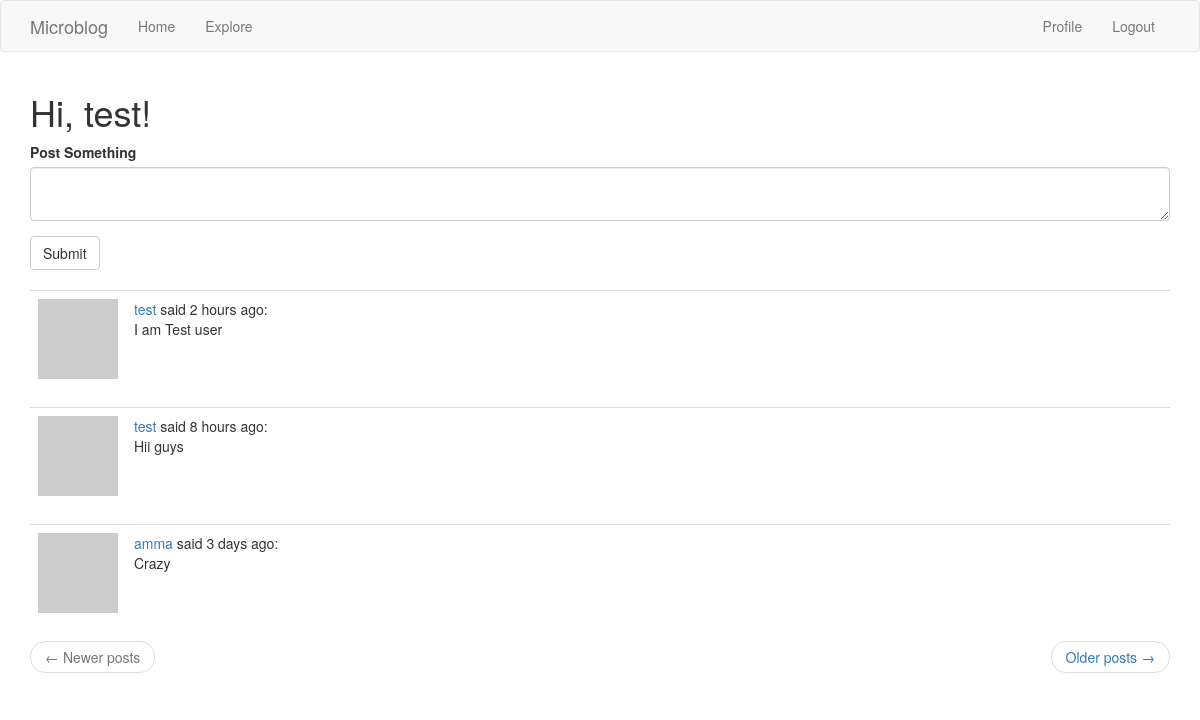
The page /index (signed in) on the database as committed earlier.
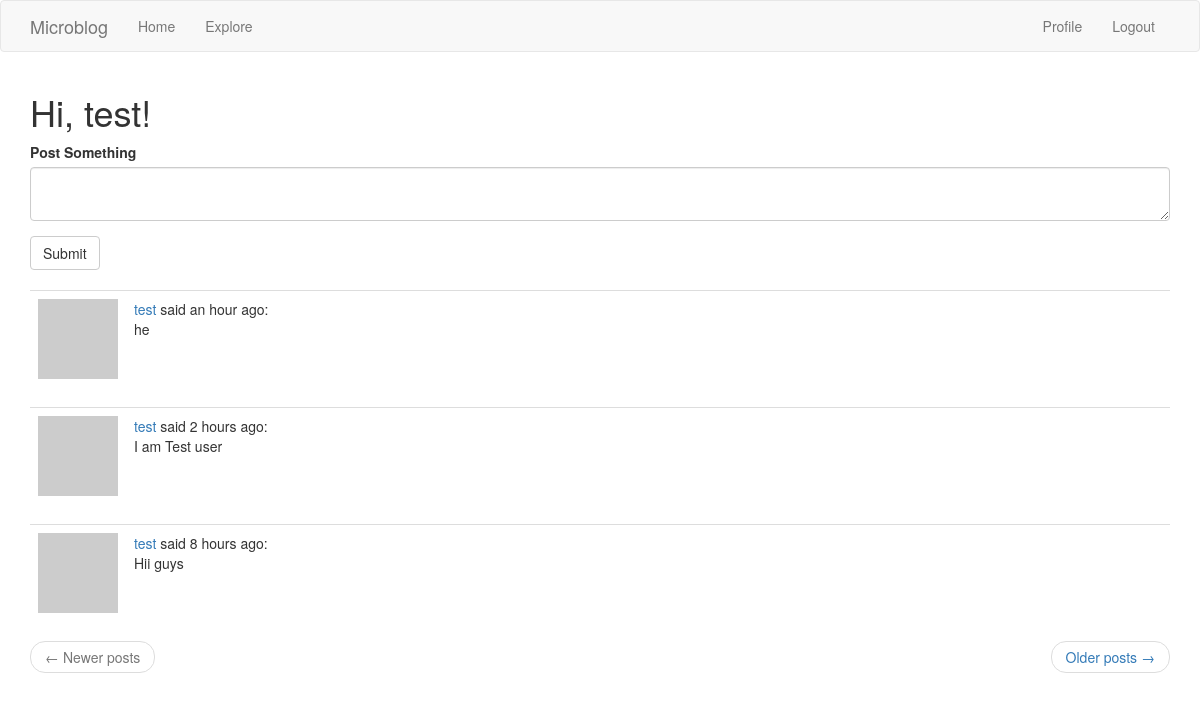
The same page on the database as committed later.
### app/models.py (models this page shows, shortened)
class User(UserMixin, db.Model):
    id              = db.Column(db.Integer, primary_key=True)
    username        = db.Column(db.String(64), index=True, unique=True)
    email           = db.Column(db.String(120), index=True, unique=True)
    password_hash   = db.Column(db.String(128))
    posts           = db.relationship('Post',backref='author',lazy='dynamic')
    about_me        = db.Column(db.String(140))
    last_seen       = db.Column(db.DateTime, default=datetime.utcnow())
    followed        = db.relationship(
        'User', secondary=followers,
        primaryjoin=(followers.c.follower_id == id),
        secondaryjoin=(followers.c.followed_id == id),
        backref=db.backref('followers', lazy='dynamic'), lazy='dynamic')
    def followed_posts(self):
        followed = Post.query.join(
            followers, (followers.c.followed_id == Post.user_id)).filter(
                followers.c.follower_id == self.id)     #followed user posts
        own = Post.query.filter_by(user_id=self.id)     #self posts
        return followed.union(own).order_by(Post.timestamp.desc())  #Timestamp latest post first
    def avatar(self, size):
        md5=hashlib.md5
        digest = md5(self.email.lower().encode('utf-8')).hexdigest()
        return 'https://www.gravatar.com/avatar/{}?d=identicon&s={}'.format(
            digest, size)

class Post(db.Model):
    id          = db.Column(db.Integer,primary_key=True)
    body        = db.Column(db.String(140))
    timestamp   = db.Column(db.DateTime,index=True,default=datetime.utcnow)
    user_id     = db.Column(db.Integer,db.ForeignKey('user.id'))

### app/routes.py (the view)
@app.route('/',methods=['GET','POST'])
@app.route('/index',methods=['GET','POST'])
@login_required
def index():
    form = Postform()
    if form.validate_on_submit():
        post = Post(body=form.post.data,author=current_user)
        db.session.add(post)
        db.session.commit()
        flash('Post is live now!!!')
        return redirect(url_for('index'))
    page     = request.args.get('page',1,type=int)
    posts    = current_user.followed_posts().paginate(page,app.config['POSTS_PER_PAGE'],False)   #pagination
    next_url = url_for('index',page=posts.next_num) if posts.has_next else None
    prev_url = url_for('index',page=posts.prev_num) if posts.has_prev else None
    return render_template('index.html',title='Home',posts=posts.items,form=form,next_url=next_url,prev_url=prev_url)

### app/forms.py
class Postform(FlaskForm):
    post = TextAreaField('Post Something',validators=[DataRequired(),Length(min=1,max=140)])
    submit = SubmitField('Submit')

### app/models.py (called while the page is built)
@login.user_loader
def load_user(id):
    return User.query.get(int(id))

### app/routes.py (called while the page is built)
@app.before_request
def before_request():
    if current_user.is_authenticated:
        current_user.last_seen = datetime.utcnow()
        db.session.commit()

### app/templates/index.html
{% extends "base.html" %}
{% import 'bootstrap/wtf.html' as wtf%}
 {% block app_content %}
    <h1>Hi, {{ current_user.username }}!</h1>
    {% if form %}
      {{wtf.quick_form(form)}}
      <br>
    {% endif %}
    {% for post in posts %}
    {%include "_posts.html"%}
    {% endfor %}
    <nav aria-label="...">
       <ul class="pager">
           <li class="previous{% if not prev_url %} disabled{% endif %}">
               <a href="{{ prev_url or '#' }}">
                   <span aria-hidden="true">&larr;</span> Newer posts
               </a>
           </li>
           <li class="next{% if not next_url %} disabled{% endif %}">
               <a href="{{ next_url or '#' }}">
                   Older posts <span aria-hidden="true">&rarr;</span>
               </a>
           </li>
       </ul>
   </nav>
{% endblock %}

### app/templates/base.html (shortened to what this page needs)
{% extends 'bootstrap/base.html' %}
{% block navbar %}
    <nav class="navbar navbar-default">
        <div class="container">
            <div class="navbar-header">
                <a class="navbar-brand" href="{{ url_for('index') }}">Microblog</a>
            </div>
            <div class="collapse navbar-collapse" id="bs-example-navbar-collapse-1">
                <ul class="nav navbar-nav">
                    <li><a href="{{ url_for('index') }}">Home</a></li>
                    <li><a href="{{ url_for('explore') }}">Explore</a></li>
                </ul>
                <ul class="nav navbar-nav navbar-right">
                    {% if current_user.is_anonymous %}
                    <li><a href="{{ url_for('login') }}">Login</a></li>
                    {% else %}
                    <li><a href="{{ url_for('user', username=current_user.username) }}">Profile</a></li>
                    <li><a href="{{ url_for('logout') }}">Logout</a></li>
                    {% endif %}
                </ul>
            </div>
        </div>
    </nav>
{% endblock %}
{% block content %}
    <div class="container">
        {% block app_content %}{% endblock %}
    </div>
{% endblock %}

### app/templates/_posts.html
<table class="table table-hover">
    <tr>
        <td width="70px">
            <a href="{{ url_for('user', username=post.author.username) }}">
                <img src="{{ post.author.avatar(70) }}" />
            </a>
        </td>
        <td>
            <a href="{{ url_for('user', username=post.author.username) }}">
                {{ post.author.username }}
            </a>
            said {{moment(post.timestamp).fromNow()}}:
            <br>
            {{ post.body }}
        </td>
    </tr>
</table>

Rows that differ between the two databases and show on the page:
no longer on this page (row unchanged): Post: author.username "amma", timestamp "3 days ago", body "Crazy"
added Post: author.username "test", timestamp "an hour ago", body "he"
